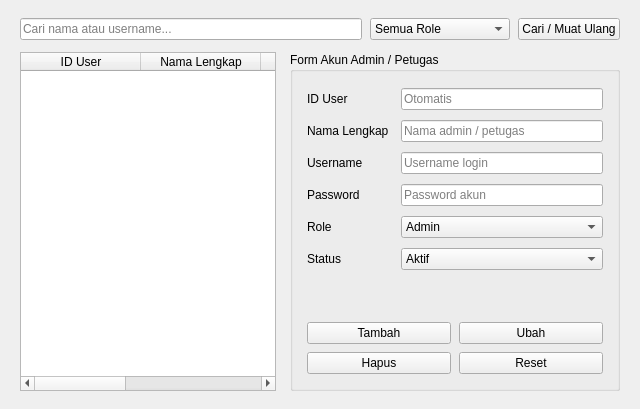
        <widget class="QWidget" name="pageKelolaUser">
         <layout class="QVBoxLayout" name="layoutKelolaUser">
          <property name="spacing">
           <number>12</number>
          </property>
          <property name="leftMargin">
           <number>20</number>
          </property>
          <property name="topMargin">
           <number>18</number>
          </property>
          <property name="rightMargin">
           <number>20</number>
          </property>
          <property name="bottomMargin">
           <number>18</number>
          </property>
          <item>
           <layout class="QHBoxLayout" name="layoutUserToolbar">
            <property name="spacing">
             <number>8</number>
            </property>
            <item>
             <widget class="QLineEdit" name="txtCariUser">
              <property name="placeholderText">
               <string>Cari nama atau username...</string>
              </property>
             </widget>
            </item>
            <item>
             <widget class="QComboBox" name="cmbFilterRoleUser">
              <property name="minimumSize">
               <size>
                <width>140</width>
                <height>0</height>
               </size>
              </property>
              <item>
               <property name="text">
                <string>Semua Role</string>
               </property>
              </item>
              <item>
               <property name="text">
                <string>Admin</string>
               </property>
              </item>
              <item>
               <property name="text">
                <string>Petugas</string>
               </property>
              </item>
             </widget>
            </item>
            <item>
             <widget class="QPushButton" name="btnRefreshUser">
              <property name="text">
               <string>Cari / Muat Ulang</string>
              </property>
              <property name="btnType" stdset="0">
               <string>neutral</string>
              </property>
             </widget>
            </item>
           </layout>
          </item>
          <item>
           <layout class="QHBoxLayout" name="layoutUserBody">
            <property name="spacing">
             <number>14</number>
            </property>
            <item>
             <widget class="QTableWidget" name="tblUser">
              <property name="editTriggers">
               <set>QAbstractItemView::NoEditTriggers</set>
              </property>
              <property name="alternatingRowColors">
               <bool>true</bool>
              </property>
              <property name="selectionMode">
               <enum>QAbstractItemView::SingleSelection</enum>
              </property>
              <property name="selectionBehavior">
               <enum>QAbstractItemView::SelectRows</enum>
              </property>
              <attribute name="horizontalHeaderDefaultSectionSize">
               <number>120</number>
              </attribute>
              <attribute name="horizontalHeaderStretchLastSection">
               <bool>true</bool>
              </attribute>
              <column>
               <property name="text">
                <string>ID User</string>
               </property>
              </column>
              <column>
               <property name="text">
                <string>Nama Lengkap</string>
               </property>
              </column>
              <column>
               <property name="text">
                <string>Username</string>
               </property>
              </column>
              <column>
               <property name="text">
                <string>Role</string>
               </property>
              </column>
              <column>
               <property name="text">
                <string>Status</string>
               </property>
              </column>
             </widget>
            </item>
            <item>
             <widget class="QGroupBox" name="grpFormUser">
              <property name="minimumSize">
               <size>
                <width>330</width>
                <height>0</height>
               </size>
              </property>
              <property name="maximumSize">
               <size>
                <width>360</width>
                <height>16777215</height>
               </size>
              </property>
              <property name="title">
               <string>Form Akun Admin / Petugas</string>
              </property>
              <layout class="QVBoxLayout" name="layoutFormUserWrap">
               <property name="spacing">
                <number>12</number>
               </property>
               <property name="leftMargin">
                <number>14</number>
               </property>
               <property name="topMargin">
                <number>16</number>
               </property>
               <property name="rightMargin">
                <number>14</number>
               </property>
               <property name="bottomMargin">
                <number>14</number>
               </property>
               <item>
                <layout class="QFormLayout" name="formUser">
                 <property name="verticalSpacing">
                  <number>10</number>
                 </property>
                 <item row="0" column="0">
                  <widget class="QLabel" name="lblUserId">
                   <property name="text">
                    <string>ID User</string>
                   </property>
                  </widget>
                 </item>
                 <item row="0" column="1">
                  <widget class="QLineEdit" name="txtUserId">
                   <property name="readOnly">
                    <bool>true</bool>
                   </property>
                   <property name="placeholderText">
                    <string>Otomatis</string>
                   </property>
                  </widget>
                 </item>
                 <item row="1" column="0">
                  <widget class="QLabel" name="lblUserNama">
                   <property name="text">
                    <string>Nama Lengkap</string>
                   </property>
                  </widget>
                 </item>
                 <item row="1" column="1">
                  <widget class="QLineEdit" name="txtUserNama">
                   <property name="placeholderText">
                    <string>Nama admin / petugas</string>
                   </property>
                  </widget>
                 </item>
                 <item row="2" column="0">
                  <widget class="QLabel" name="lblUserUsername">
                   <property name="text">
                    <string>Username</string>
                   </property>
                  </widget>
                 </item>
                 <item row="2" column="1">
                  <widget class="QLineEdit" name="txtUserUsername">
                   <property name="placeholderText">
                    <string>Username login</string>
                   </property>
                  </widget>
                 </item>
                 <item row="3" column="0">
                  <widget class="QLabel" name="lblUserPassword">
                   <property name="text">
                    <string>Password</string>
                   </property>
                  </widget>
                 </item>
                 <item row="3" column="1">
                  <widget class="QLineEdit" name="txtUserPassword">
                   <property name="echoMode">
                    <enum>QLineEdit::Password</enum>
                   </property>
                   <property name="placeholderText">
                    <string>Password akun</string>
                   </property>
                  </widget>
                 </item>
                 <item row="4" column="0">
                  <widget class="QLabel" name="lblUserRole">
                   <property name="text">
                    <string>Role</string>
                   </property>
                  </widget>
                 </item>
                 <item row="4" column="1">
                  <widget class="QComboBox" name="cmbUserRole">
                   <item>
                    <property name="text">
                     <string>Admin</string>
                    </property>
                   </item>
                   <item>
                    <property name="text">
                     <string>Petugas</string>
                    </property>
                   </item>
                  </widget>
                 </item>
                 <item row="5" column="0">
                  <widget class="QLabel" name="lblUserStatus">
                   <property name="text">
                    <string>Status</string>
                   </property>
                  </widget>
                 </item>
                 <item row="5" column="1">
                  <widget class="QComboBox" name="cmbUserStatus">
                   <item>
                    <property name="text">
                     <string>Aktif</string>
                    </property>
                   </item>
                   <item>
                    <property name="text">
                     <string>Nonaktif</string>
                    </property>
                   </item>
                  </widget>
                 </item>
                </layout>
               </item>
               <item>
                <spacer name="spacerFormUser">
                 <property name="orientation">
                  <enum>Qt::Vertical</enum>
                 </property>
                 <property name="sizeHint" stdset="0">
                  <size>
                   <width>20</width>
                   <height>40</height>
                  </size>
                 </property>
                </spacer>
               </item>
               <item>
                <layout class="QGridLayout" name="layoutUserButtons">
                 <property name="spacing">
                  <number>8</number>
                 </property>
                 <item row="0" column="0">
                  <widget class="QPushButton" name="btnTambahUser">
                   <property name="text">
                    <string>Tambah</string>
                   </property>
                   <property name="btnType" stdset="0">
                    <string>primary</string>
                   </property>
                  </widget>
                 </item>
                 <item row="0" column="1">
                  <widget class="QPushButton" name="btnEditUser">
                   <property name="text">
                    <string>Ubah</string>
                   </property>
                   <property name="btnType" stdset="0">
                    <string>secondary</string>
                   </property>
                  </widget>
                 </item>
                 <item row="1" column="0">
                  <widget class="QPushButton" name="btnHapusUser">
                   <property name="text">
                    <string>Hapus</string>
                   </property>
                   <property name="btnType" stdset="0">
                    <string>danger</string>
                   </property>
                  </widget>
                 </item>
                 <item row="1" column="1">
                  <widget class="QPushButton" name="btnResetUser">
                   <property name="text">
                    <string>Reset</string>
                   </property>
                   <property name="btnType" stdset="0">
                    <string>neutral</string>
                   </property>
                  </widget>
                 </item>
                </layout>
               </item>
              </layout>
             </widget>
            </item>
           </layout>
          </item>
         </layout>
        </widget>
